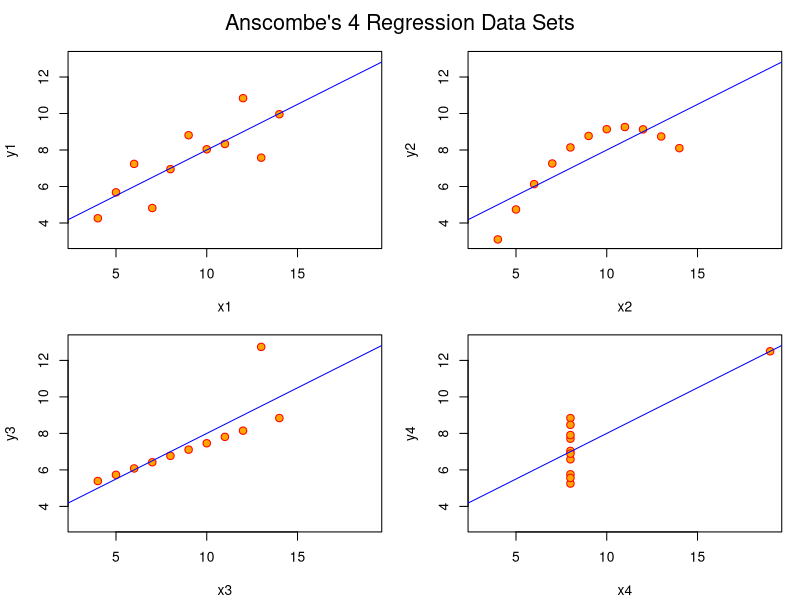

Here is the R script that generated this plot:
## ---- chunk 1
# Load dataset
data(anscombe)

# Build formulas and fit models
ff <- y ~ x
mods <- setNames(vector("list", 4), paste0("lm", 1:4))
for (i in 1:4) {
  ff[2:3] <- lapply(paste0(c("y","x"), i), as.name)
  mods[[i]] <- lm(ff, data = anscombe)
}

# Panel layout and margins
op <- par(mfrow = c(2, 2), mar = 0.1+c(4,4,1,1), oma = c(0, 0, 2, 0))

# Plot 4 panels with regression lines
for (i in 1:4) {
  ff[2:3] <- lapply(paste0(c("y","x"), i), as.name)
  plot(ff, data = anscombe, col = "red", pch = 21, bg = "orange", cex = 1.2,
       xlim = c(3, 19), ylim = c(3, 13))
  abline(mods[[i]], col = "blue")
}

mtext("Anscombe's 4 Regression Data Sets", outer = TRUE, cex = 1.3)
par(op)
